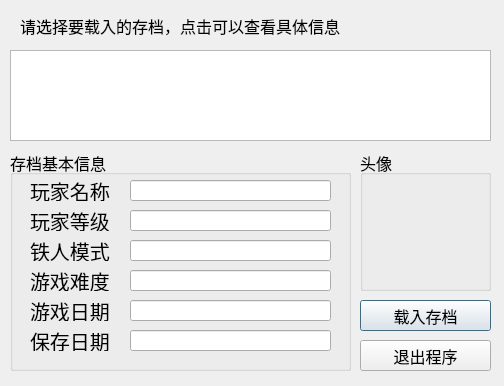
<?xml version="1.0" encoding="UTF-8"?>
<ui version="4.0">
 <class>LoadSaveFileDialog</class>
 <widget class="QDialog" name="LoadSaveFileDialog">
  <property name="geometry">
   <rect>
    <x>0</x>
    <y>0</y>
    <width>504</width>
    <height>386</height>
   </rect>
  </property>
  <property name="font">
   <font>
    <pointsize>12</pointsize>
   </font>
  </property>
  <property name="windowTitle">
   <string notr="true">选择要载入的存档</string>
  </property>
  <widget class="QListWidget" name="__selectSaveFile">
   <property name="geometry">
    <rect>
     <x>10</x>
     <y>50</y>
     <width>481</width>
     <height>91</height>
    </rect>
   </property>
   <property name="selectionBehavior">
    <enum>QAbstractItemView::SelectRows</enum>
   </property>
  </widget>
  <widget class="QLabel" name="label">
   <property name="geometry">
    <rect>
     <x>20</x>
     <y>10</y>
     <width>331</width>
     <height>31</height>
    </rect>
   </property>
   <property name="text">
    <string notr="true">请选择要载入的存档，点击可以查看具体信息</string>
   </property>
  </widget>
  <widget class="QGroupBox" name="groupBox">
   <property name="geometry">
    <rect>
     <x>10</x>
     <y>150</y>
     <width>341</width>
     <height>221</height>
    </rect>
   </property>
   <property name="title">
    <string notr="true">存档基本信息</string>
   </property>
   <widget class="QLabel" name="label_2">
    <property name="geometry">
     <rect>
      <x>20</x>
      <y>30</y>
      <width>81</width>
      <height>21</height>
     </rect>
    </property>
    <property name="font">
     <font>
      <pointsize>15</pointsize>
     </font>
    </property>
    <property name="text">
     <string notr="true">玩家名称</string>
    </property>
   </widget>
   <widget class="QLabel" name="label_3">
    <property name="geometry">
     <rect>
      <x>20</x>
      <y>60</y>
      <width>81</width>
      <height>21</height>
     </rect>
    </property>
    <property name="font">
     <font>
      <pointsize>15</pointsize>
     </font>
    </property>
    <property name="text">
     <string notr="true">玩家等级</string>
    </property>
   </widget>
   <widget class="QLabel" name="label_4">
    <property name="geometry">
     <rect>
      <x>20</x>
      <y>90</y>
      <width>81</width>
      <height>21</height>
     </rect>
    </property>
    <property name="font">
     <font>
      <pointsize>15</pointsize>
     </font>
    </property>
    <property name="text">
     <string notr="true">铁人模式</string>
    </property>
   </widget>
   <widget class="QLabel" name="label_5">
    <property name="geometry">
     <rect>
      <x>20</x>
      <y>120</y>
      <width>81</width>
      <height>21</height>
     </rect>
    </property>
    <property name="font">
     <font>
      <pointsize>15</pointsize>
     </font>
    </property>
    <property name="text">
     <string notr="true">游戏难度</string>
    </property>
   </widget>
   <widget class="QLabel" name="label_6">
    <property name="geometry">
     <rect>
      <x>20</x>
      <y>150</y>
      <width>81</width>
      <height>21</height>
     </rect>
    </property>
    <property name="font">
     <font>
      <pointsize>15</pointsize>
     </font>
    </property>
    <property name="text">
     <string notr="true">游戏日期</string>
    </property>
   </widget>
   <widget class="QLabel" name="label_7">
    <property name="geometry">
     <rect>
      <x>20</x>
      <y>180</y>
      <width>81</width>
      <height>21</height>
     </rect>
    </property>
    <property name="font">
     <font>
      <pointsize>15</pointsize>
     </font>
    </property>
    <property name="text">
     <string notr="true">保存日期</string>
    </property>
   </widget>
   <widget class="QLineEdit" name="__showPlayerName">
    <property name="geometry">
     <rect>
      <x>120</x>
      <y>30</y>
      <width>201</width>
      <height>21</height>
     </rect>
    </property>
    <property name="font">
     <font>
      <family>Microsoft New Tai Lue</family>
      <pointsize>12</pointsize>
     </font>
    </property>
    <property name="text">
     <string/>
    </property>
    <property name="frame">
     <bool>true</bool>
    </property>
    <property name="alignment">
     <set>Qt::AlignCenter</set>
    </property>
    <property name="readOnly">
     <bool>true</bool>
    </property>
   </widget>
   <widget class="QLineEdit" name="__showPlayerLevel">
    <property name="geometry">
     <rect>
      <x>120</x>
      <y>60</y>
      <width>201</width>
      <height>21</height>
     </rect>
    </property>
    <property name="font">
     <font>
      <family>Microsoft New Tai Lue</family>
      <pointsize>12</pointsize>
     </font>
    </property>
    <property name="text">
     <string/>
    </property>
    <property name="frame">
     <bool>true</bool>
    </property>
    <property name="alignment">
     <set>Qt::AlignCenter</set>
    </property>
    <property name="readOnly">
     <bool>true</bool>
    </property>
   </widget>
   <widget class="QLineEdit" name="__showIsIronManMode">
    <property name="geometry">
     <rect>
      <x>120</x>
      <y>90</y>
      <width>201</width>
      <height>21</height>
     </rect>
    </property>
    <property name="font">
     <font>
      <family>Microsoft New Tai Lue</family>
      <pointsize>12</pointsize>
     </font>
    </property>
    <property name="text">
     <string/>
    </property>
    <property name="frame">
     <bool>true</bool>
    </property>
    <property name="alignment">
     <set>Qt::AlignCenter</set>
    </property>
    <property name="readOnly">
     <bool>true</bool>
    </property>
   </widget>
   <widget class="QLineEdit" name="__showGameDifficulty">
    <property name="geometry">
     <rect>
      <x>120</x>
      <y>120</y>
      <width>201</width>
      <height>21</height>
     </rect>
    </property>
    <property name="font">
     <font>
      <family>Microsoft New Tai Lue</family>
      <pointsize>12</pointsize>
     </font>
    </property>
    <property name="text">
     <string/>
    </property>
    <property name="frame">
     <bool>true</bool>
    </property>
    <property name="alignment">
     <set>Qt::AlignCenter</set>
    </property>
    <property name="readOnly">
     <bool>true</bool>
    </property>
   </widget>
   <widget class="QLineEdit" name="__showGameRunningDate">
    <property name="geometry">
     <rect>
      <x>120</x>
      <y>150</y>
      <width>201</width>
      <height>21</height>
     </rect>
    </property>
    <property name="font">
     <font>
      <family>Microsoft New Tai Lue</family>
      <pointsize>12</pointsize>
     </font>
    </property>
    <property name="text">
     <string/>
    </property>
    <property name="frame">
     <bool>true</bool>
    </property>
    <property name="alignment">
     <set>Qt::AlignCenter</set>
    </property>
    <property name="readOnly">
     <bool>true</bool>
    </property>
   </widget>
   <widget class="QLineEdit" name="__showGameSaveDate">
    <property name="geometry">
     <rect>
      <x>120</x>
      <y>180</y>
      <width>201</width>
      <height>21</height>
     </rect>
    </property>
    <property name="font">
     <font>
      <family>Microsoft New Tai Lue</family>
      <pointsize>12</pointsize>
     </font>
    </property>
    <property name="text">
     <string/>
    </property>
    <property name="frame">
     <bool>true</bool>
    </property>
    <property name="alignment">
     <set>Qt::AlignCenter</set>
    </property>
    <property name="readOnly">
     <bool>true</bool>
    </property>
   </widget>
  </widget>
  <widget class="QGroupBox" name="groupBox_2">
   <property name="geometry">
    <rect>
     <x>360</x>
     <y>150</y>
     <width>131</width>
     <height>141</height>
    </rect>
   </property>
   <property name="title">
    <string notr="true">头像</string>
   </property>
   <widget class="QLabel" name="__showPlayerPortrait">
    <property name="geometry">
     <rect>
      <x>10</x>
      <y>20</y>
      <width>111</width>
      <height>111</height>
     </rect>
    </property>
    <property name="text">
     <string notr="true"/>
    </property>
    <property name="scaledContents">
     <bool>true</bool>
    </property>
   </widget>
  </widget>
  <widget class="QPushButton" name="__loadSaveButton">
   <property name="geometry">
    <rect>
     <x>360</x>
     <y>300</y>
     <width>131</width>
     <height>31</height>
    </rect>
   </property>
   <property name="text">
    <string notr="true">载入存档</string>
   </property>
  </widget>
  <widget class="QPushButton" name="__exitButton">
   <property name="geometry">
    <rect>
     <x>360</x>
     <y>340</y>
     <width>131</width>
     <height>31</height>
    </rect>
   </property>
   <property name="text">
    <string notr="true">退出程序</string>
   </property>
  </widget>
 </widget>
 <resources/>
 <connections/>
</ui>
